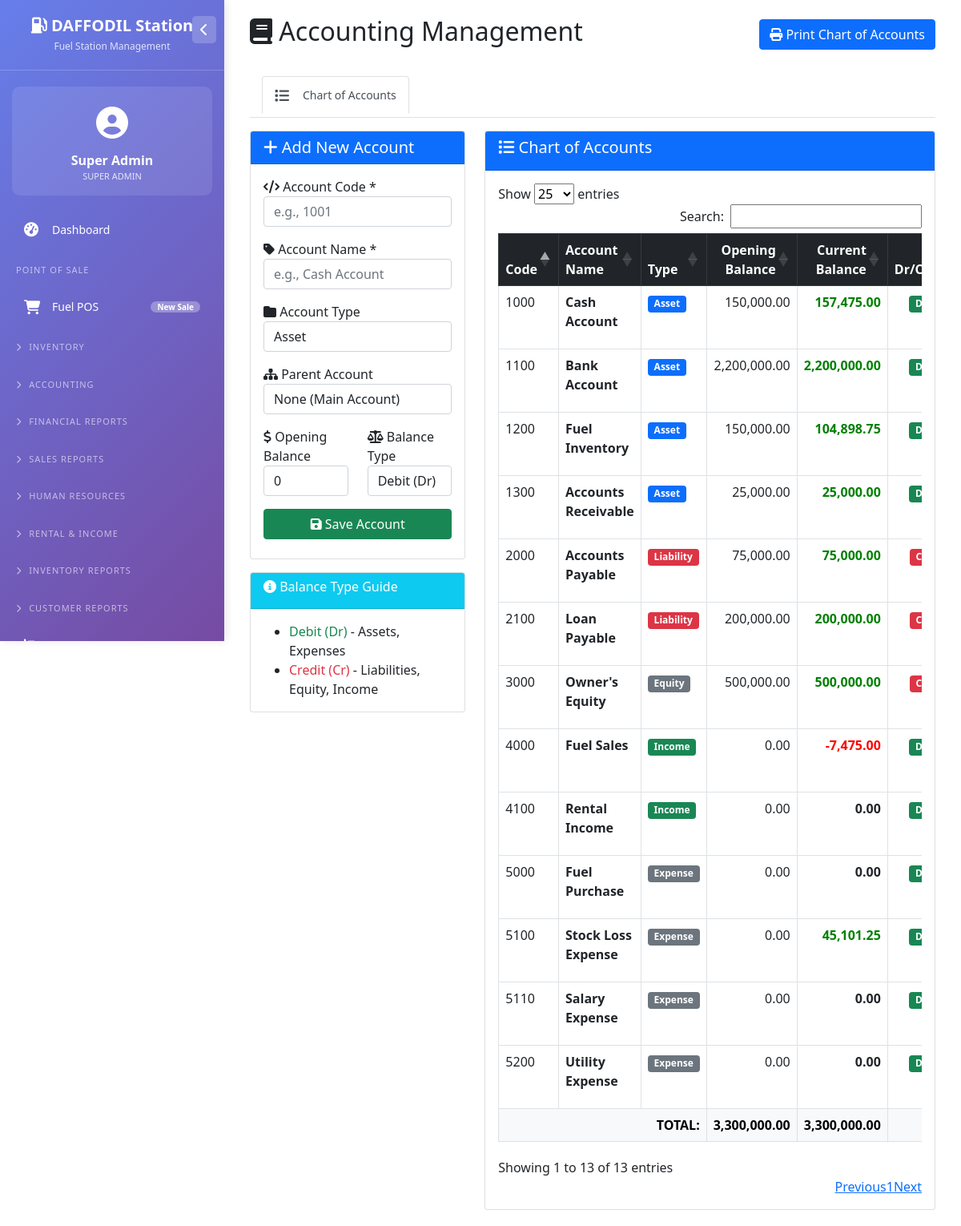
The page /accounting.php (signed in) on the database its author committed.
### tables this page shows
CREATE TABLE `users` (
  `id` int(11) NOT NULL,
  `username` varchar(50) NOT NULL,
  `password` varchar(255) NOT NULL,
  `full_name` varchar(100) NOT NULL,
  `email` varchar(100) DEFAULT NULL,
  `phone` varchar(20) DEFAULT NULL,
  `role` enum('super_admin','owner','accountant','station_manager','cashier','nozzle_operator','hr_officer','store_keeper','auditor') NOT NULL,
  `is_active` tinyint(1) DEFAULT 1,
  `created_at` timestamp NOT NULL DEFAULT current_timestamp()
);

CREATE TABLE `chart_of_accounts` (
  `id` int(11) NOT NULL,
  `account_code` varchar(20) NOT NULL,
  `account_name` varchar(100) NOT NULL,
  `account_type` enum('asset','liability','equity','income','expense') NOT NULL,
  `parent_id` int(11) DEFAULT NULL,
  `opening_balance` decimal(15,2) DEFAULT 0.00,
  `balance_type` enum('debit','credit') DEFAULT 'debit',
  `is_active` tinyint(1) DEFAULT 1
);

### accounting.php (the view, shortened to what the rows shown need)
<?php
require_once 'config/database.php';
$active_tab = $_GET['tab'] ?? 'chart';
$accounts = $pdo->query("SELECT * FROM chart_of_accounts WHERE is_active = 1 ORDER BY account_code")->fetchAll();
$account_balances = [];
foreach($accounts as $acc) {
    $stmt = $pdo->prepare("SELECT SUM(debit_amount) as total_debit, SUM(credit_amount) as total_credit FROM voucher_items vi JOIN vouchers v ON vi.voucher_id = v.id WHERE vi.account_id = ? AND v.status = 'approved'");
    $stmt->execute([$acc['id']]);
    $row = $stmt->fetch();
    $total_debit = $row['total_debit'] ?? 0;
    $total_credit = $row['total_credit'] ?? 0;
    if($acc['balance_type'] == 'debit') {
        $current_balance = $acc['opening_balance'] + ($total_debit - $total_credit);
    } else {
        $current_balance = $acc['opening_balance'] + ($total_credit - $total_debit);
    }
    $account_balances[$acc['id']] = $current_balance;
}
?>
<!DOCTYPE html>
<html lang="en">
<head>
    <link href="https://cdn.jsdelivr.net/npm/bootstrap@5.1.3/dist/css/bootstrap.min.css" rel="stylesheet">
    <link rel="stylesheet" href="https://cdn.datatables.net/1.11.5/css/dataTables.bootstrap5.min.css">
    <link rel="stylesheet" href="https://cdnjs.cloudflare.com/ajax/libs/font-awesome/6.4.0/css/all.min.css">
</head>
<body>
    <?php include 'left_menu.php'; ?>
    <div class="main-content">
        <div class="container-fluid">
            <div class="d-flex justify-content-between align-items-center mb-4">
                <h2><i class="fas fa-book"></i> Accounting Management</h2>
            </div>
            <?php if($active_tab == 'chart'): ?>
            <div class="row mt-3">
                <div class="col-md-8">
                    <div class="card">
                        <div class="card-body">
                            <div class="table-responsive">
                                <table class="table table-bordered" id="accountsTable">
                                    <thead class="table-dark">
                                        <tr>
                                            <th>Code</th>
                                            <th>Account Name</th>
                                            <th>Type</th>
                                            <th class="text-end">Opening Balance</th>
                                            <th class="text-end">Current Balance</th>
                                            <th class="text-center">Dr/Cr</th>
                                        </tr>
                                    </thead>
                                    <tbody>
                                        <?php
                                        foreach($accounts as $acc):
                                        $current_bal = $account_balances[$acc['id']] ?? $acc['opening_balance'];
                                        ?>
                                        <tr>
                                            <td><?php echo $acc['account_code']; ?></td>
                                            <td><strong><?php echo $acc['account_name']; ?></strong></td>
                                            <td>
                                                <span class="badge <?php
                                                    echo $acc['account_type'] == 'asset' ? 'bg-primary' :
                                                        ($acc['account_type'] == 'liability' ? 'bg-danger' :
                                                        ($acc['account_type'] == 'income' ? 'bg-success' : 'bg-secondary'));
                                                ?>">
                                                    <?php echo ucfirst($acc['account_type']); ?>
                                                </span>
                                              </td>
                                            <td class="text-end"><?php echo number_format($acc['opening_balance'], 2); ?></td>
                                            <td class="text-end fw-bold <?php echo $current_bal > 0 ? 'balance-positive' : ($current_bal < 0 ? 'balance-negative' : ''); ?>">
                                                <?php echo number_format($current_bal, 2); ?>
                                              </td>
                                            <td class="text-center">
                                                <span class="badge <?php echo $acc['balance_type'] == 'debit' ? 'bg-success' : 'bg-danger'; ?>">
                                                    <?php echo strtoupper(substr($acc['balance_type'], 0, 1)); ?>
                                                </span>
                                              </td>
                                          </tr>
                                        <?php endforeach; ?>
                                    </tbody>
                                  </table>
                            </div>
                        </div>
                    </div>
                </div>
            </div>
            <?php endif; ?>
        </div>
    </div>
</body>
</html>

### left_menu.php (shortened to what the rows shown need)
<?php
$user = getCurrentUser();
?>
<link rel="stylesheet" href="https://cdnjs.cloudflare.com/ajax/libs/font-awesome/6.4.0/css/all.min.css">
<div class="sidebar" id="sidebar">
    <div class="user-info">
        <div class="user-icon">
            <i class="fas fa-user-circle"></i>
        </div>
        <div class="user-name"><?php echo $user['full_name'] ?? 'Admin'; ?></div>
        <div class="user-role"><?php echo ucfirst(str_replace('_', ' ', $user['role'] ?? 'super_admin')); ?></div>
    </div>
</div>

### rows shown on the page
users: full_name "Super Admin", role "SUPER ADMIN"
chart_of_accounts: account_code "1000", account_name "Cash Account", account_type "Asset", opening_balance "150,000.00", id "157,475.00", balance_type "D"
chart_of_accounts: account_code "1100", account_name "Bank Account", account_type "Asset", opening_balance "2,200,000.00", id "2,200,000.00", balance_type "D"
chart_of_accounts: account_code "1200", account_name "Fuel Inventory", account_type "Asset", opening_balance "150,000.00", id "104,898.75", balance_type "D"
chart_of_accounts: account_code "1300", account_name "Accounts Receivable", account_type "Asset", opening_balance "25,000.00", id "25,000.00", balance_type "D"
chart_of_accounts: account_code "2000", account_name "Accounts Payable", account_type "Liability", opening_balance "75,000.00", id "75,000.00", balance_type "C"
chart_of_accounts: account_code "2100", account_name "Loan Payable", account_type "Liability", opening_balance "200,000.00", id "200,000.00", balance_type "C"
chart_of_accounts: account_code "3000", account_name "Owner's Equity", account_type "Equity", opening_balance "500,000.00", id "500,000.00", balance_type "C"
chart_of_accounts: account_code "4000", account_name "Fuel Sales", account_type "Income", opening_balance "0.00", id "-7,475.00", balance_type "D"
chart_of_accounts: account_code "4100", account_name "Rental Income", account_type "Income", opening_balance "0.00", id "0.00", balance_type "D"
chart_of_accounts: account_code "5000", account_name "Fuel Purchase", account_type "Expense", opening_balance "0.00", id "0.00", balance_type "D"
chart_of_accounts: account_code "5100", account_name "Stock Loss Expense", account_type "Expense", opening_balance "0.00", id "45,101.25", balance_type "D"
chart_of_accounts: account_code "5110", account_name "Salary Expense", account_type "Expense", opening_balance "0.00", id "0.00", balance_type "D"
chart_of_accounts: account_code "5200", account_name "Utility Expense", account_type "Expense", opening_balance "0.00", id "0.00", balance_type "D"

### other values the page prints
$total_opening "3,300,000.00"
$total_current "3,300,000.00"
